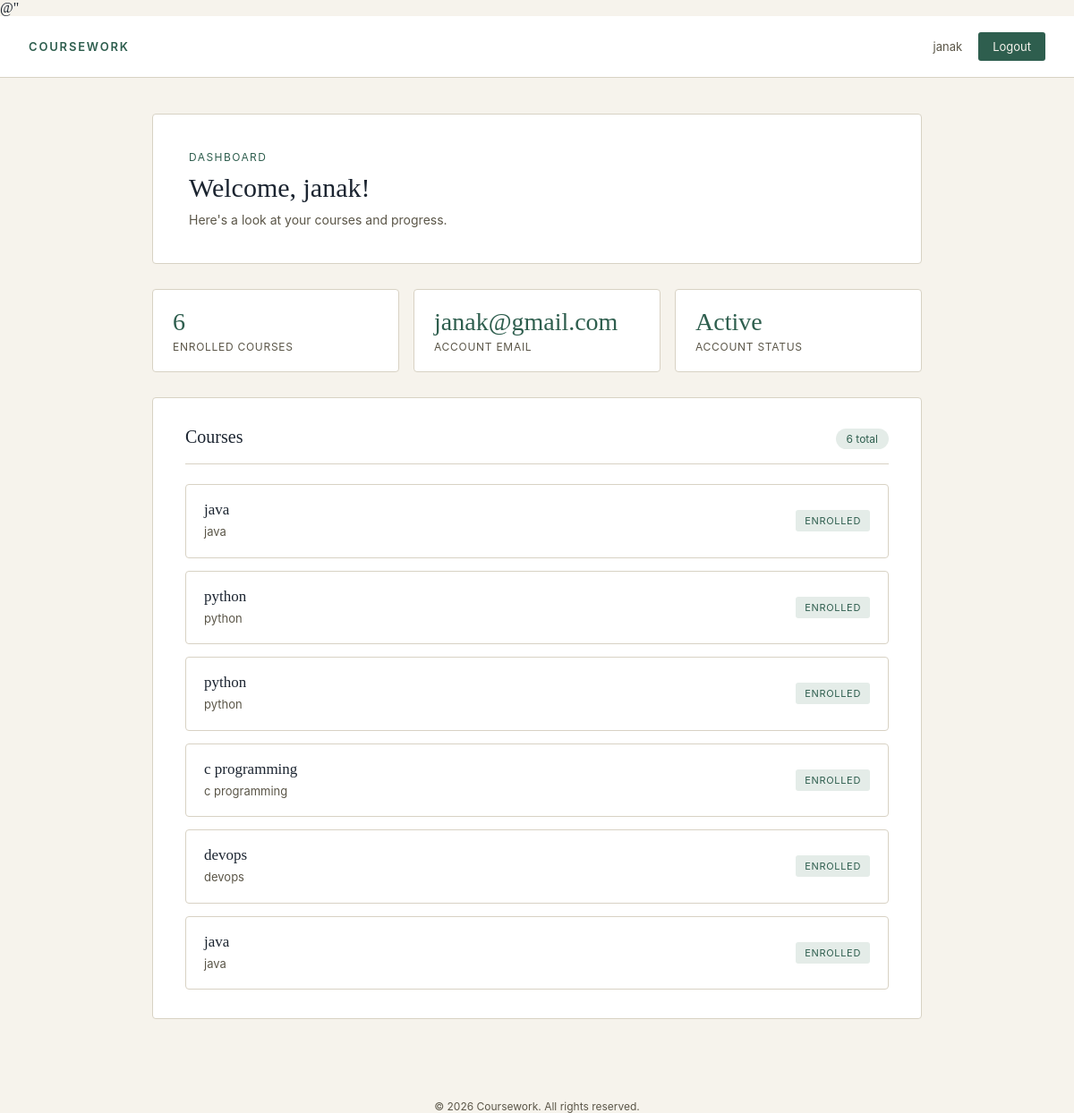
The app's page / (signed in) with its own data.
### courses/models.py (models this page shows, shortened)
class Course(models.Model):
    title = models.CharField(max_length=200)
    description = models.TextField()

### courses/views.py (the view)
# urls.py: path('', views.home, name='home'),
@login_required
def home(request):
    courses = Course.objects.all()
    return render(request, 'courses/home.html', {'courses': courses})

### courses/templates/courses/home.html (shortened to what this page needs)
<!DOCTYPE html>
<html lang="en">
<head>
</head>
<body>
  <div class="topbar">
    <span class="brand">Coursework</span>
    <div class="topbar-right">
      <span>{{ user.username }}</span>
      <a href="{% url 'logout' %}">Logout</a>
    </div>
  </div>
  <div class="wrap">
    <div class="banner">
      <p class="eyebrow">Dashboard</p>
      <h1>Welcome, {{ user.username }}!</h1>
      <p class="subtext">Here's a look at your courses and progress.</p>
    </div>
    <div class="stats">
      <div class="stat">
        <p class="stat-value">{{ courses|length }}</p>
        <p class="stat-label">Enrolled Courses</p>
      </div>
      <div class="stat">
        <p class="stat-value">{{ user.email|default:"—" }}</p>
        <p class="stat-label">Account Email</p>
      </div>
      <div class="stat">
        <p class="stat-value">Active</p>
        <p class="stat-label">Account Status</p>
      </div>
    </div>
    <div class="section-card">
      <div class="section-head">
        <h2>Courses</h2>
        <span class="count-pill">{{ courses|length }} total</span>
      </div>
      <div class="course-grid">
        {% for course in courses %}
          <div class="course-card">
            <div class="course-info">
              <span class="course-title">{{ course.title }}</span>
              <span class="course-desc">{{ course.description }}</span>
            </div>
            <span class="course-tag">Enrolled</span>
          </div>
        {% empty %}
          <div class="empty-state">
            <p class="big">No courses yet</p>
            <p>Once you enroll in a course, it will show up here.</p>
          </div>
        {% endfor %}
      </div>
    </div>
  </div>
  <footer>
    &copy; {% now "Y" %} Coursework. All rights reserved.
  </footer>
</body>
</html>

### courses/templates/courses/home.html (style rules this page uses)
:root { --ink: #1B2430; --paper: #F6F3EC; --line: #D8D2C4; --accent: #2E5E4E; --accent-light: #E4ECE8; --accent-ink: #F6F3EC; --muted: #5B5648; }
* { box-sizing: border-box; }
body { margin: 0; min-height: 100vh; background: var(--paper); font-family: "Georgia", "Times New Roman", serif; color: var(--ink); }
.topbar { background: #FFFFFF; border-bottom: 1px solid var(--line); padding: 18px 32px; display: flex; justify-content: space-between; align-items: center; }
.brand { font-family: -apple-system, BlinkMacSystemFont, "Segoe UI", sans-serif; font-size: 13px; letter-spacing: 0.14em; text-transform: uppercase; color: var(--accent); font-weight: 600; }
.topbar-right { display: flex; align-items: center; gap: 18px; font-family: -apple-system, BlinkMacSystemFont, "Segoe UI", sans-serif; font-size: 13px; }
.topbar-right span { color: var(--muted); }
.topbar-right a { color: var(--accent-ink); background: var(--accent); text-decoration: none; padding: 8px 16px; border-radius: 3px; }
.wrap { max-width: 900px; margin: 0 auto; padding: 40px 20px 60px; }
.banner { padding: 40px; border: 1px solid var(--line); border-radius: 4px; background: #FFFFFF; margin-bottom: 28px; }
.eyebrow { font-family: -apple-system, BlinkMacSystemFont, "Segoe UI", sans-serif; font-size: 12px; letter-spacing: 0.12em; text-transform: uppercase; color: var(--accent); margin: 0 0 10px; }
h1 { font-size: 30px; margin: 0 0 10px; font-weight: 400; }
.subtext { font-family: -apple-system, BlinkMacSystemFont, "Segoe UI", sans-serif; font-size: 14px; color: var(--muted); margin: 0; }
.stats { display: grid; grid-template-columns: repeat(3, 1fr); gap: 16px; margin-bottom: 28px; }
.stat { background: #FFFFFF; border: 1px solid var(--line); border-radius: 4px; padding: 20px 22px; }
.stat-value { font-size: 28px; color: var(--accent); margin: 0 0 4px; }
.stat-label { font-family: -apple-system, BlinkMacSystemFont, "Segoe UI", sans-serif; font-size: 12px; letter-spacing: 0.06em; text-transform: uppercase; color: var(--muted); margin: 0; }
.section-card { background: #FFFFFF; border: 1px solid var(--line); border-radius: 4px; padding: 32px 36px; }
.section-head { display: flex; justify-content: space-between; align-items: baseline; margin: 0 0 22px; padding-bottom: 16px; border-bottom: 1px solid var(--line); }
h2 { font-size: 20px; font-weight: 400; margin: 0; }
.count-pill { font-family: -apple-system, BlinkMacSystemFont, "Segoe UI", sans-serif; font-size: 12px; color: var(--accent); background: var(--accent-light); padding: 4px 12px; border-radius: 20px; }
.course-grid { display: grid; gap: 14px; }
.course-card { border: 1px solid var(--line); border-radius: 4px; padding: 18px 20px; display: flex; justify-content: space-between; align-items: center; gap: 20px; transition: border-color 0.15s ease; }
.course-info { flex: 1; }
.course-title { display: block; font-size: 17px; color: var(--ink); margin-bottom: 5px; }
.course-desc { font-family: -apple-system, BlinkMacSystemFont, "Segoe UI", sans-serif; font-size: 13px; color: var(--muted); line-height: 1.5; }
.course-tag { font-family: -apple-system, BlinkMacSystemFont, "Segoe UI", sans-serif; font-size: 11px; letter-spacing: 0.06em; text-transform: uppercase; color: var(--accent); background: var(--accent-light); padding: 5px 10px; border-radius: 3px; white-space: nowrap; }
footer { text-align: center; font-family: -apple-system, BlinkMacSystemFont, "Segoe UI", sans-serif; font-size: 12px; color: var(--muted); margin-top: 30px; }

### records on screen
Course: title "java", description "java"
Course: title "python", description "python"
Course: title "python", description "python"
Course: title "c programming", description "c programming"
Course: title "devops", description "devops"
Course: title "java", description "java"

### other values on screen
{{ user.username }} "janak"
{{ courses|length }} "6"
{{ user.email|default:"—" }} "janak@gmail.com"
